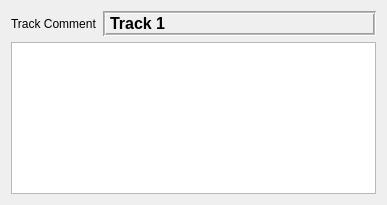
<ui version="4.0" >
 <author></author>
 <comment></comment>
 <exportmacro></exportmacro>
 <class>CommentBase</class>
 <widget class="QWidget" name="CommentBase" >
  <property name="geometry" >
   <rect>
    <x>0</x>
    <y>0</y>
    <width>387</width>
    <height>205</height>
   </rect>
  </property>
  <property name="windowTitle" >
   <string>Form1</string>
  </property>
  <layout class="QVBoxLayout" >
   <property name="margin" >
    <number>11</number>
   </property>
   <property name="spacing" >
    <number>6</number>
   </property>
   <item>
    <layout class="QHBoxLayout" >
     <property name="margin" >
      <number>0</number>
     </property>
     <property name="spacing" >
      <number>6</number>
     </property>
     <item>
      <widget class="QLabel" name="label1" >
       <property name="sizePolicy" >
        <sizepolicy>
         <hsizetype>4</hsizetype>
         <vsizetype>1</vsizetype>
         <horstretch>0</horstretch>
         <verstretch>0</verstretch>
        </sizepolicy>
       </property>
       <property name="text" >
        <string>Track Comment</string>
       </property>
      </widget>
     </item>
     <item>
      <widget class="QLabel" name="label2" >
       <property name="font" >
        <font>
         <family>Arial</family>
         <pointsize>12</pointsize>
         <weight>75</weight>
         <italic>false</italic>
         <bold>true</bold>
         <underline>false</underline>
         <strikeout>false</strikeout>
        </font>
       </property>
       <property name="frameShape" >
        <enum>QFrame::Box</enum>
       </property>
       <property name="frameShadow" >
        <enum>QFrame::Sunken</enum>
       </property>
       <property name="midLineWidth" >
        <number>1</number>
       </property>
       <property name="text" >
        <string>Track 1</string>
       </property>
      </widget>
     </item>
    </layout>
   </item>
   <item>
    <widget class="QTextEdit" name="textentry" >
     <property name="font" >
      <font>
       <family>Arial</family>
       <pointsize>12</pointsize>
       <weight>75</weight>
       <italic>false</italic>
       <bold>true</bold>
       <underline>false</underline>
       <strikeout>false</strikeout>
      </font>
     </property>
    </widget>
   </item>
  </layout>
 </widget>
 <pixmapfunction>qPixmapFromMimeSource</pixmapfunction>
 <resources/>
 <connections/>
</ui>
